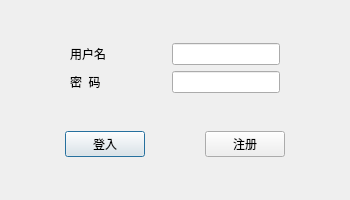
<?xml version="1.0" encoding="UTF-8"?>
<ui version="4.0">
 <class>LoginView</class>
 <widget class="QDialog" name="LoginView">
  <property name="geometry">
   <rect>
    <x>0</x>
    <y>0</y>
    <width>350</width>
    <height>200</height>
   </rect>
  </property>
  <property name="minimumSize">
   <size>
    <width>350</width>
    <height>200</height>
   </size>
  </property>
  <property name="maximumSize">
   <size>
    <width>350</width>
    <height>200</height>
   </size>
  </property>
  <property name="windowTitle">
   <string>Dialog</string>
  </property>
  <layout class="QVBoxLayout" name="verticalLayout">
   <item>
    <spacer name="verticalSpacer">
     <property name="orientation">
      <enum>Qt::Vertical</enum>
     </property>
     <property name="sizeHint" stdset="0">
      <size>
       <width>20</width>
       <height>40</height>
      </size>
     </property>
    </spacer>
   </item>
   <item>
    <layout class="QGridLayout" name="gridLayout">
     <item row="1" column="1">
      <widget class="QLabel" name="label_2">
       <property name="text">
        <string>密  码</string>
       </property>
      </widget>
     </item>
     <item row="0" column="4">
      <spacer name="horizontalSpacer_6">
       <property name="orientation">
        <enum>Qt::Horizontal</enum>
       </property>
       <property name="sizeHint" stdset="0">
        <size>
         <width>40</width>
         <height>20</height>
        </size>
       </property>
      </spacer>
     </item>
     <item row="1" column="4">
      <spacer name="horizontalSpacer_7">
       <property name="orientation">
        <enum>Qt::Horizontal</enum>
       </property>
       <property name="sizeHint" stdset="0">
        <size>
         <width>40</width>
         <height>20</height>
        </size>
       </property>
      </spacer>
     </item>
     <item row="1" column="0">
      <spacer name="horizontalSpacer_5">
       <property name="orientation">
        <enum>Qt::Horizontal</enum>
       </property>
       <property name="sizeHint" stdset="0">
        <size>
         <width>40</width>
         <height>20</height>
        </size>
       </property>
      </spacer>
     </item>
     <item row="0" column="1">
      <widget class="QLabel" name="label">
       <property name="text">
        <string>用户名</string>
       </property>
      </widget>
     </item>
     <item row="1" column="2">
      <spacer name="horizontalSpacer_9">
       <property name="orientation">
        <enum>Qt::Horizontal</enum>
       </property>
       <property name="sizeHint" stdset="0">
        <size>
         <width>40</width>
         <height>20</height>
        </size>
       </property>
      </spacer>
     </item>
     <item row="0" column="3">
      <widget class="QLineEdit" name="lineEdit"/>
     </item>
     <item row="0" column="2">
      <spacer name="horizontalSpacer_8">
       <property name="orientation">
        <enum>Qt::Horizontal</enum>
       </property>
       <property name="sizeHint" stdset="0">
        <size>
         <width>40</width>
         <height>20</height>
        </size>
       </property>
      </spacer>
     </item>
     <item row="0" column="0">
      <spacer name="horizontalSpacer_4">
       <property name="orientation">
        <enum>Qt::Horizontal</enum>
       </property>
       <property name="sizeHint" stdset="0">
        <size>
         <width>40</width>
         <height>20</height>
        </size>
       </property>
      </spacer>
     </item>
     <item row="1" column="3">
      <widget class="QLineEdit" name="lineEdit_2"/>
     </item>
    </layout>
   </item>
   <item>
    <spacer name="verticalSpacer_3">
     <property name="orientation">
      <enum>Qt::Vertical</enum>
     </property>
     <property name="sizeHint" stdset="0">
      <size>
       <width>20</width>
       <height>40</height>
      </size>
     </property>
    </spacer>
   </item>
   <item>
    <layout class="QHBoxLayout" name="horizontalLayout">
     <item>
      <spacer name="horizontalSpacer_2">
       <property name="orientation">
        <enum>Qt::Horizontal</enum>
       </property>
       <property name="sizeHint" stdset="0">
        <size>
         <width>40</width>
         <height>20</height>
        </size>
       </property>
      </spacer>
     </item>
     <item>
      <widget class="QPushButton" name="pushButton">
       <property name="text">
        <string>登入</string>
       </property>
      </widget>
     </item>
     <item>
      <spacer name="horizontalSpacer">
       <property name="orientation">
        <enum>Qt::Horizontal</enum>
       </property>
       <property name="sizeHint" stdset="0">
        <size>
         <width>40</width>
         <height>20</height>
        </size>
       </property>
      </spacer>
     </item>
     <item>
      <widget class="QPushButton" name="pushButton_2">
       <property name="text">
        <string>注册</string>
       </property>
      </widget>
     </item>
     <item>
      <spacer name="horizontalSpacer_3">
       <property name="orientation">
        <enum>Qt::Horizontal</enum>
       </property>
       <property name="sizeHint" stdset="0">
        <size>
         <width>40</width>
         <height>20</height>
        </size>
       </property>
      </spacer>
     </item>
    </layout>
   </item>
   <item>
    <spacer name="verticalSpacer_2">
     <property name="orientation">
      <enum>Qt::Vertical</enum>
     </property>
     <property name="sizeHint" stdset="0">
      <size>
       <width>20</width>
       <height>40</height>
      </size>
     </property>
    </spacer>
   </item>
  </layout>
 </widget>
 <resources/>
 <connections/>
</ui>
